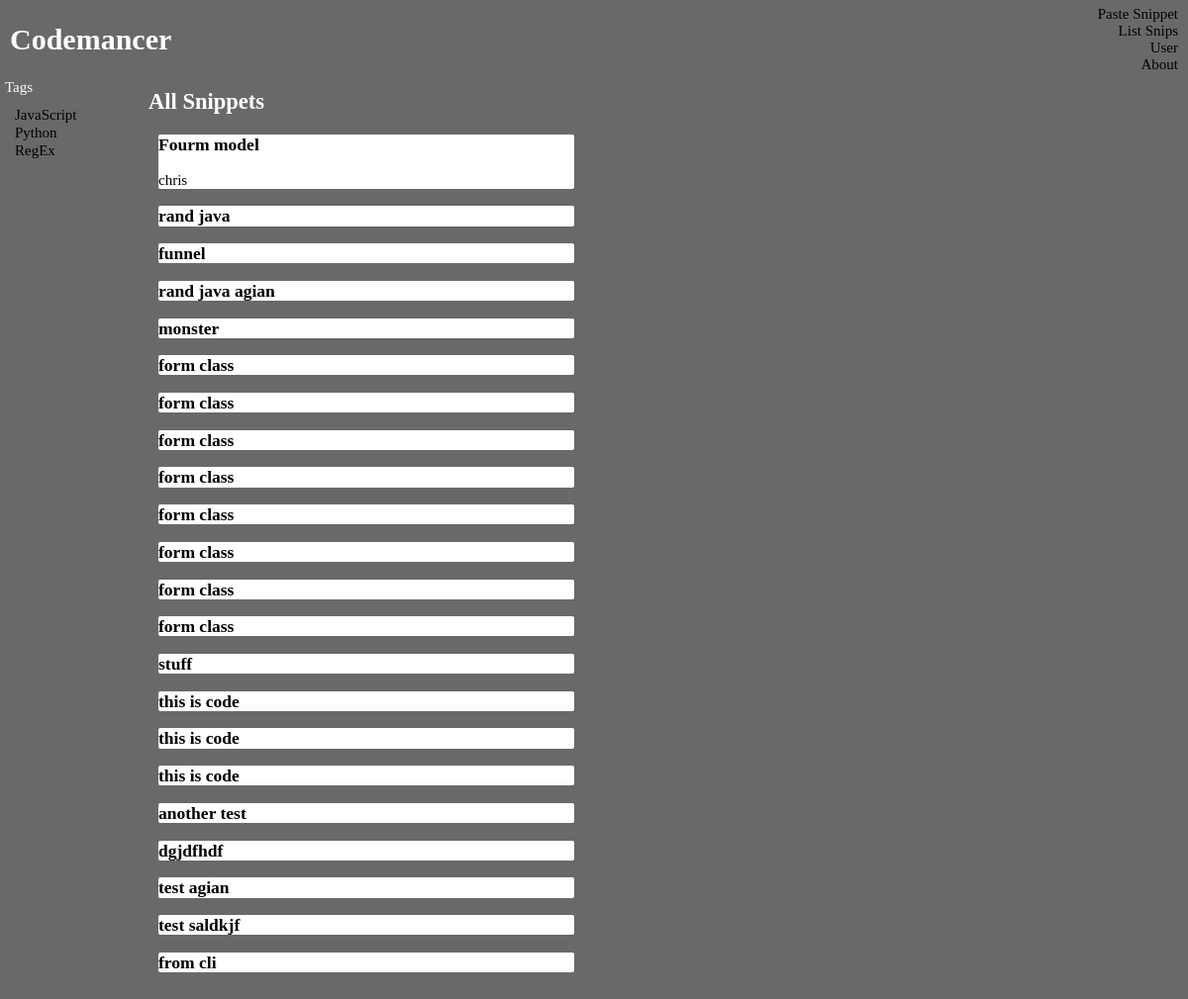
The app's page /list_snips/, older data.
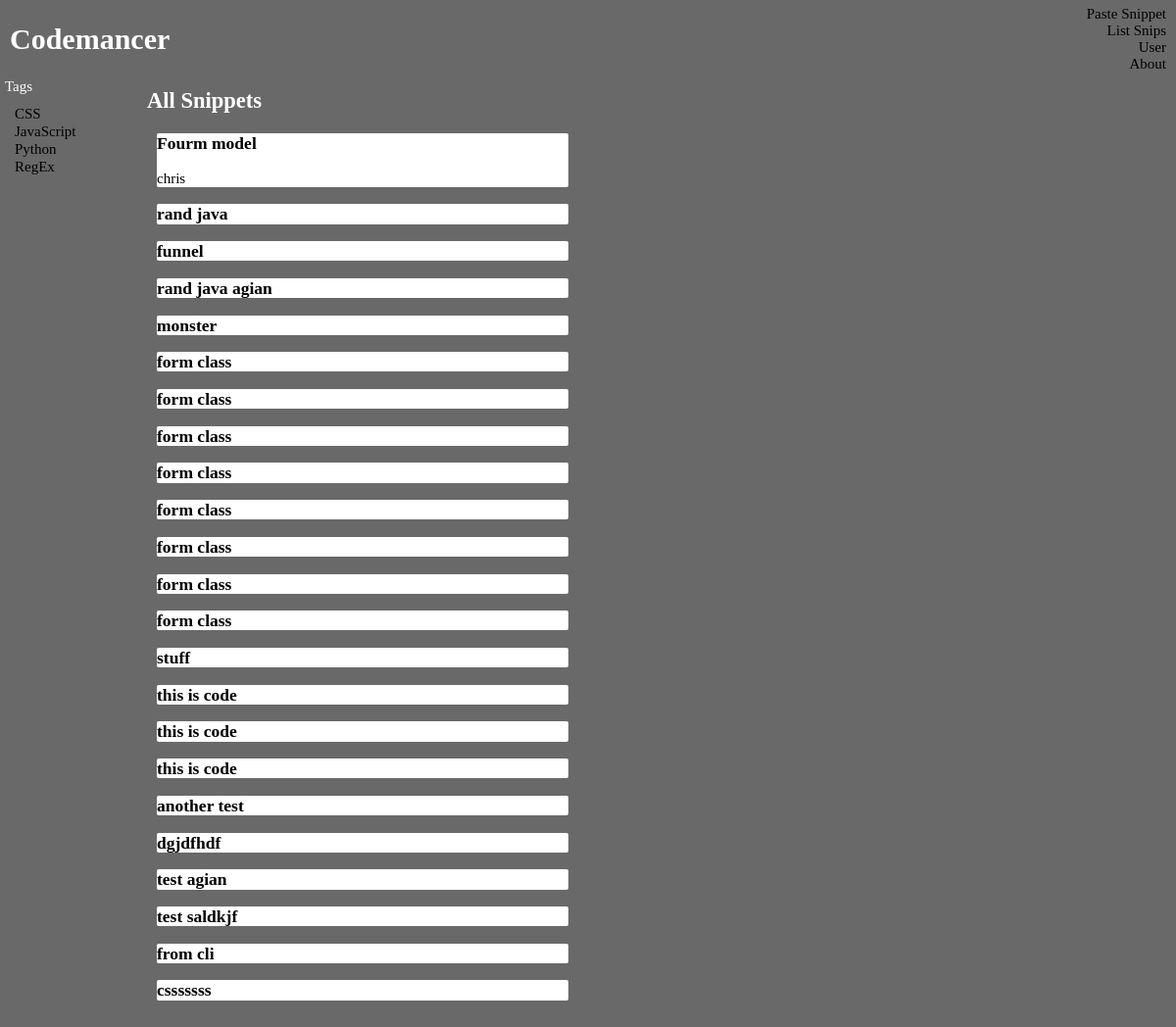
The same page, newer data.
### snippets/models.py (models this page shows, shortened)
class Language(models.Model):
    name = models.CharField(max_length=120)
    version = models.CharField(max_length=20)
    base_doc_url = models.URLField()
    class Meta:
        unique_together = ['name', 'version']

class Snippet(models.Model):
    author = models.ForeignKey(User, blank=True, null=True)
    title = models.CharField(max_length=120)
    code = models.TextField()
    created = models.DateTimeField(auto_now_add=True)
    language = models.ManyToManyField(Language, related_name='snippets')

### pages/views.py (the view)
# urls.py: url(r'^list_snips/', list_snippets, name='list_snippets'),
def list_snippets(request):
    lang = Language.objects.order_by('name')
    snippets = Snippet.objects.all()
    context = {'snippets': snippets, 'lang': lang}
    return render(request, 'list_snippets.html', context)

### pages/templates/list_snippets.html (shortened to what this page needs)
{% extends 'base.html' %}
{% load static %}
{% block my_style %}
  <link rel="stylesheet" type="text/css" href="{% static 'pages/css/list_snippets.css' %}">
{% endblock %}
{% block first_block %}
  <h2 class='page-tittle'>All Snippets</h2>
  {% for snip in snippets %}
    <div class='a-snip'>
      <a class='title' href='{% url 'snippet_detail' pk=snip.id %}'>
          <h3>{{ snip.title }}</h3>
          {% if snip.author %}
            <p>{{ snip.author }} {{ lang.name }}</p>
          {% endif %}
      </a>
    </div>
  {% endfor %}
{% endblock %}

### pages/templates/base.html (shortened to what this page needs)
<!DOCTYPE html>
<html>
<head>
  {% load static %}
  <link rel="stylesheet" type="text/css" href="{% static 'pages/css/normalize.css' %}">
  {% block my_style %}{% endblock %}
  <link rel="stylesheet" type="text/css" href="{% static 'pages/css/style.css' %}">
</head>
<body>
  <header>
    <h1>Codemancer</h1>
    <ul class='header-nav'>
      <li><a href='http://127.0.0.1:8000/pasting/'>Paste Snippet</a></li>
      <li><a href='http://127.0.0.1:8000/list_snips/'>List Snips</a></li>
      <li><a href='#'>User</a></li>
      <li><a href='#'>About</a></li>
    </ul>
  </header>
  <div class='side-nav'>
    <p>Tags</p>
    <ul>
      {% for l in lang %}
        <li><a href='#'>{{ l.name }}</a></li>
      {% endfor %}
    </ul>
  </div>
  <section class='main'>
    {% block first_block %}
    {% endblock %}
  </section>
</body>
</html>

Row changes from the older to the newer data that the page shows:
added Language: name "CSS"
added Snippet: title "csssssss"
